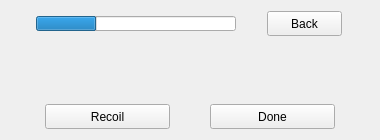
<?xml version="1.0" encoding="UTF-8"?>
<ui version="4.0">
 <class>NavigateWindow</class>
 <widget class="QWidget" name="NavigateWindow">
  <property name="geometry">
   <rect>
    <x>0</x>
    <y>0</y>
    <width>380</width>
    <height>140</height>
   </rect>
  </property>
  <property name="minimumSize">
   <size>
    <width>380</width>
    <height>140</height>
   </size>
  </property>
  <property name="maximumSize">
   <size>
    <width>380</width>
    <height>140</height>
   </size>
  </property>
  <property name="windowTitle">
   <string>Form</string>
  </property>
  <property name="windowFilePath">
   <string/>
  </property>
  <layout class="QVBoxLayout" name="verticalLayout_3">
   <item>
    <layout class="QVBoxLayout" name="verticalLayout_2">
     <item>
      <layout class="QHBoxLayout" name="horizontalLayout">
       <item>
        <widget class="QProgressBar" name="progressBar">
         <property name="minimumSize">
          <size>
           <width>200</width>
           <height>15</height>
          </size>
         </property>
         <property name="maximumSize">
          <size>
           <width>200</width>
           <height>15</height>
          </size>
         </property>
         <property name="value">
          <number>30</number>
         </property>
         <property name="format">
          <string/>
         </property>
        </widget>
       </item>
       <item>
        <widget class="QPushButton" name="btnBack">
         <property name="minimumSize">
          <size>
           <width>75</width>
           <height>25</height>
          </size>
         </property>
         <property name="maximumSize">
          <size>
           <width>75</width>
           <height>25</height>
          </size>
         </property>
         <property name="text">
          <string>Back</string>
         </property>
        </widget>
       </item>
      </layout>
     </item>
     <item>
      <layout class="QVBoxLayout" name="verticalLayout">
       <item>
        <widget class="QLabel" name="firstNaviText">
         <property name="text">
          <string/>
         </property>
         <property name="alignment">
          <set>Qt::AlignCenter</set>
         </property>
        </widget>
       </item>
       <item>
        <widget class="QLabel" name="secondNaviText">
         <property name="text">
          <string/>
         </property>
         <property name="alignment">
          <set>Qt::AlignCenter</set>
         </property>
        </widget>
       </item>
       <item>
        <widget class="QLabel" name="thirdNaviText">
         <property name="text">
          <string/>
         </property>
         <property name="alignment">
          <set>Qt::AlignCenter</set>
         </property>
        </widget>
       </item>
      </layout>
     </item>
     <item>
      <layout class="QHBoxLayout" name="horizontalLayout_2">
       <item>
        <widget class="QPushButton" name="btnRecoil">
         <property name="minimumSize">
          <size>
           <width>125</width>
           <height>25</height>
          </size>
         </property>
         <property name="maximumSize">
          <size>
           <width>125</width>
           <height>25</height>
          </size>
         </property>
         <property name="text">
          <string>Recoil</string>
         </property>
        </widget>
       </item>
       <item>
        <widget class="QPushButton" name="btnDone">
         <property name="minimumSize">
          <size>
           <width>125</width>
           <height>25</height>
          </size>
         </property>
         <property name="maximumSize">
          <size>
           <width>125</width>
           <height>25</height>
          </size>
         </property>
         <property name="text">
          <string>Done</string>
         </property>
        </widget>
       </item>
      </layout>
     </item>
    </layout>
   </item>
  </layout>
 </widget>
 <resources/>
 <connections/>
</ui>
